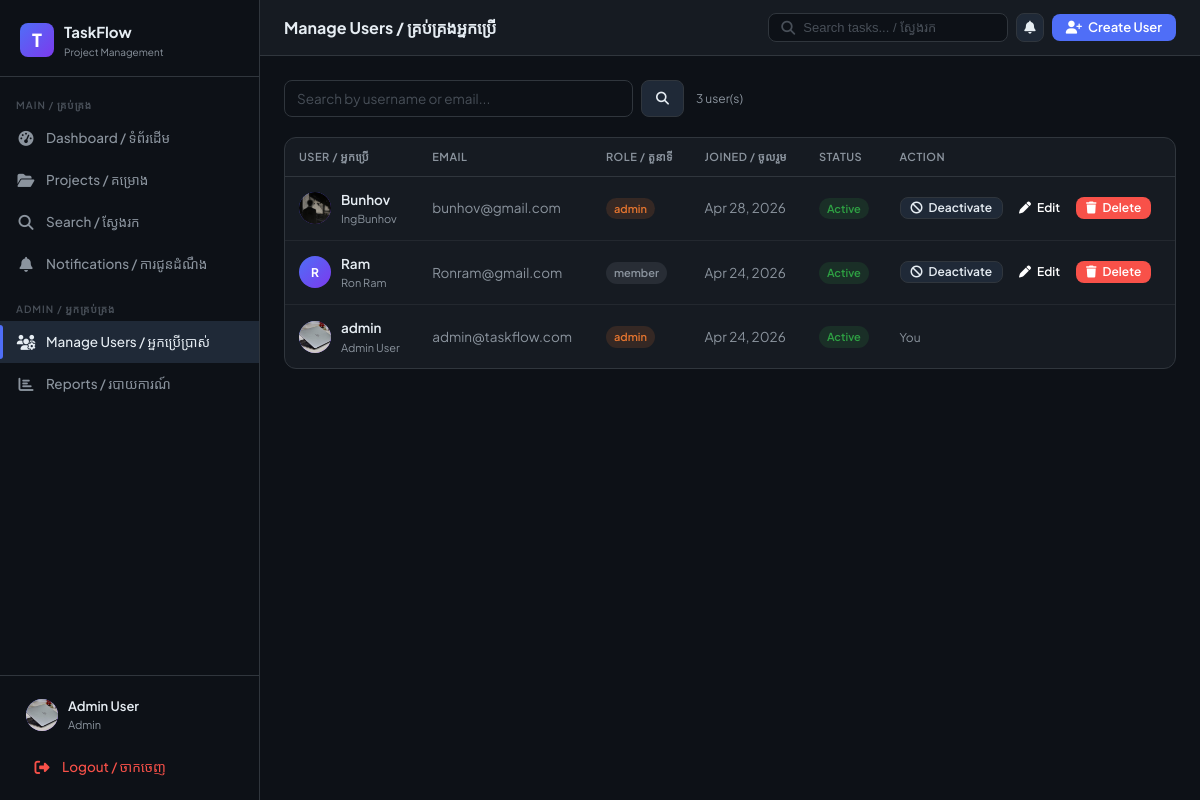
The page /admin-panel/users/ (signed in) on the database as committed earlier.
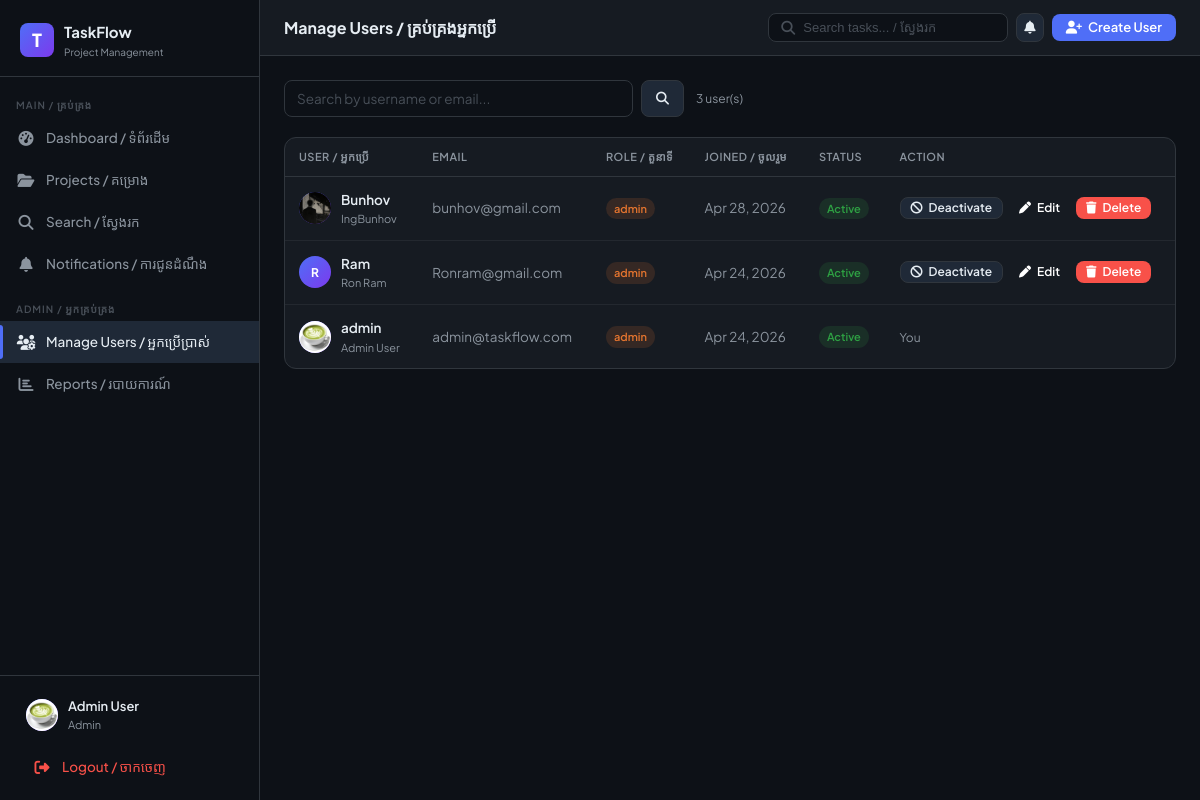
The same page on the database as committed later.
### core/models.py (models this page shows, shortened)
class User(AbstractUser):
    ROLE_CHOICES = [('admin', 'Admin'), ('member', 'Member')]
    role = models.CharField(max_length=10, choices=ROLE_CHOICES, default='member')
    avatar = models.ImageField(upload_to='avatars/', blank=True, null=True)
    is_active = models.BooleanField(default=True)
    @property
    def is_admin(self):
        return self.role == 'admin'

### core/views.py (the view)
# urls.py: path('admin-panel/users/', views.admin_users, name='admin_users'),
@login_required
def admin_users(request):
    if not request.user.is_admin:
        return redirect("dashboard")
    users = User.objects.all().order_by("-date_joined")
    q = request.GET.get("q", "")
    if q:
        users = users.filter(Q(username__icontains=q) | Q(email__icontains=q))
    context = {
        "users": users,
        "q": q,
        "unread_count": request.user.notifications.filter(is_read=False).count(),
    }
    return render(request, "admin_panel/users.html", context)

### templates/admin_panel/users.html (shortened to what this page needs)
{% extends 'base.html' %}
{% block page_title %}Manage Users / គ្រប់គ្រងអ្នកប្រើ{% endblock %}
{% block topbar_extra %}
<button class="btn btn-primary" onclick="showModal('createUserModal')">
  <i class="fa-solid fa-user-plus"></i> Create User
</button>
{% endblock %}
{% block content %}
<div style="display:flex;align-items:center;gap:12px;margin-bottom:20px">
  <form method="get" style="flex:1;max-width:400px;display:flex;gap:8px">
    <input type="text" name="q" class="form-control" placeholder="Search by username or email..." value="{{ q }}">
    <button type="submit" class="btn btn-secondary"><i class="fa-solid fa-search"></i></button>
  </form>
  <span class="text-muted text-small">{{ users|length }} user(s)</span>
</div>
<div class="card">
  <div class="card-body" style="padding:0">
    <table class="table">
      <thead>
        <tr>
          <th>User / អ្នកប្រើ</th>
          <th>Email</th>
          <th>Role / តួនាទី</th>
          <th>Joined / ចូលរួម</th>
          <th>Status</th>
          <th>Action</th>
        </tr>
      </thead>
      <tbody>
        {% for u in users %}
        <tr>
          <td>
            <div style="display:flex;align-items:center;gap:10px">
              <div class="user-avatar" style="width:32px;height:32px;font-size:12px;flex-shrink:0">
                {% if u.avatar %}<img src="{{ u.avatar.url }}" alt="">{% else %}{{ u.username|first|upper }}{% endif %}
              </div>
              <div>
                <div style="font-weight:600">{{ u.username }}</div>
                <div style="font-size:11px;color:var(--text-muted)">{{ u.get_full_name }}</div>
              </div>
            </div>
          </td>
          <td class="text-muted text-small">{{ u.email }}</td>
          <td>
            <span class="badge {% if u.role == 'admin' %}badge-high{% else %}badge-todo{% endif %}">{{ u.role }}</span>
          </td>
          <td class="text-muted text-small">{{ u.date_joined|date:"M d, Y" }}</td>
          <td>
            <span class="badge {% if u.is_active %}badge-done{% else %}badge-critical{% endif %}">
              {% if u.is_active %}Active{% else %}Inactive{% endif %}
            </span>
          </td>
          <td>
            {% if u != request.user %}
            <div style="display:flex;gap:6px;flex-wrap:wrap">
              <a href="{% url 'admin_toggle_user' u.id %}" class="btn btn-secondary btn-sm">
                {% if u.is_active %}<i class="fa-solid fa-ban"></i> Deactivate{% else %}<i class="fa-solid fa-check"></i> Activate{% endif %}
              </a>
              <button class="btn btn-sm" style="background:var(--blue);color:#fff"
                onclick="openEditModal({{ u.id }}, '{{ u.username }}', '{{ u.email }}', '{{ u.first_name }}', '{{ u.last_name }}', '{{ u.role }}')">
                <i class="fa-solid fa-pen"></i> Edit
              </button>
              <button class="btn btn-sm" style="background:var(--red);color:#fff"
                onclick="openDeleteModal({{ u.id }}, '{{ u.username }}')">
                <i class="fa-solid fa-trash"></i> Delete
              </button>
            </div>
            {% else %}
            <span class="text-muted text-small">You</span>
            {% endif %}
          </td>
        </tr>
        {% empty %}
        <tr><td colspan="6" style="text-align:center;padding:32px;color:var(--text-muted)">No users found.</td></tr>
        {% endfor %}
      </tbody>
    </table>
  </div>
</div>
{% endblock %}

### templates/base.html (shortened to what this page needs)
{% load static %}
<!DOCTYPE html>
<html lang="km-en">
<head>
<link rel="stylesheet" href="{% static 'css/main.css' %}">
<link rel="stylesheet" href="https://cdnjs.cloudflare.com/ajax/libs/font-awesome/6.5.0/css/all.min.css">
</head>
<body>
<aside class="sidebar" id="sidebar">
  <div class="sidebar-logo">
    <div class="logo-icon">T</div>
    <div>
      <div class="logo-text">TaskFlow</div>
      <div class="logo-sub">Project Management</div>
    </div>
  </div>
  <nav class="sidebar-nav">
    <div class="nav-section">Main / គ្រប់គ្រង</div>
    <a href="{% url 'dashboard' %}" class="nav-link {% if request.resolver_match.url_name == 'dashboard' %}active{% endif %}">
      <span class="nav-icon"><i class="fa-solid fa-gauge-high"></i></span>
      Dashboard / ទំព័រដើម
    </a>
    <a href="{% url 'projects' %}" class="nav-link {% if 'project' in request.resolver_match.url_name %}active{% endif %}">
      <span class="nav-icon"><i class="fa-solid fa-folder-open"></i></span>
      Projects / គម្រោង
    </a>
    <a href="{% url 'search' %}" class="nav-link {% if request.resolver_match.url_name == 'search' %}active{% endif %}">
      <span class="nav-icon"><i class="fa-solid fa-magnifying-glass"></i></span>
      Search / ស្វែងរក
    </a>
    <a href="{% url 'notifications' %}" class="nav-link {% if request.resolver_match.url_name == 'notifications' %}active{% endif %}">
      <span class="nav-icon"><i class="fa-solid fa-bell"></i></span>
      Notifications / ការជូនដំណឹង
    </a>
    {% if user.is_admin %}
    <div class="nav-section" style="margin-top:8px">Admin / អ្នកគ្រប់គ្រង</div>
    <a href="{% url 'admin_users' %}" class="nav-link {% if request.resolver_match.url_name == 'admin_users' %}active{% endif %}">
      <span class="nav-icon"><i class="fa-solid fa-users-gear"></i></span>
      Manage Users / អ្នកប្រើប្រាស់
    </a>
    <a href="{% url 'admin_reports' %}" class="nav-link {% if request.resolver_match.url_name == 'admin_reports' %}active{% endif %}">
      <span class="nav-icon"><i class="fa-solid fa-chart-bar"></i></span>
      Reports / របាយការណ៍
    </a>
    {% endif %}
  </nav>
  <div class="sidebar-footer">
    <a href="{% url 'profile' %}" class="user-card">
      <div class="user-avatar">
        {% if user.avatar %}<img src="{{ user.avatar.url }}" alt="">
        {% else %}{{ user.username|first|upper }}{% endif %}
      </div>
      <div class="user-info">
        <div class="user-name">{{ user.get_full_name|default:user.username }}</div>
        <div class="user-role">{{ user.role }}</div>
      </div>
    </a>
    <a href="{% url 'logout' %}" class="nav-link" style="margin-top:4px; color: var(--red)">
      <span class="nav-icon"><i class="fa-solid fa-right-from-bracket"></i></span>
      Logout / ចាកចេញ
    </a>
  </div>
</aside>
<div class="main-content">
  <div class="topbar">
    <div class="topbar-title">{% block page_title %}{% endblock %}</div>
    <div class="topbar-actions">
      <form action="{% url 'search' %}" method="get" class="search-bar">
        <i class="fa-solid fa-magnifying-glass" style="color:var(--text-faint)"></i>
        <input type="text" name="q" placeholder="Search tasks... / ស្វែងរក" value="{{ request.GET.q }}">
      </form>
      <a href="{% url 'notifications' %}" class="btn btn-icon btn-secondary" style="position:relative">
        <i class="fa-solid fa-bell"></i>
      </a>
      {% block topbar_extra %}{% endblock %}
    </div>
  </div>
  <div class="page-content">
    {% block content %}{% endblock %}
  </div>
</div>
</body>
</html>

Rows that differ between the two databases and show on the page:
changed User "admin@taskflow.com": avatar: a different picture
changed User "Ram": role "member" → "admin"
